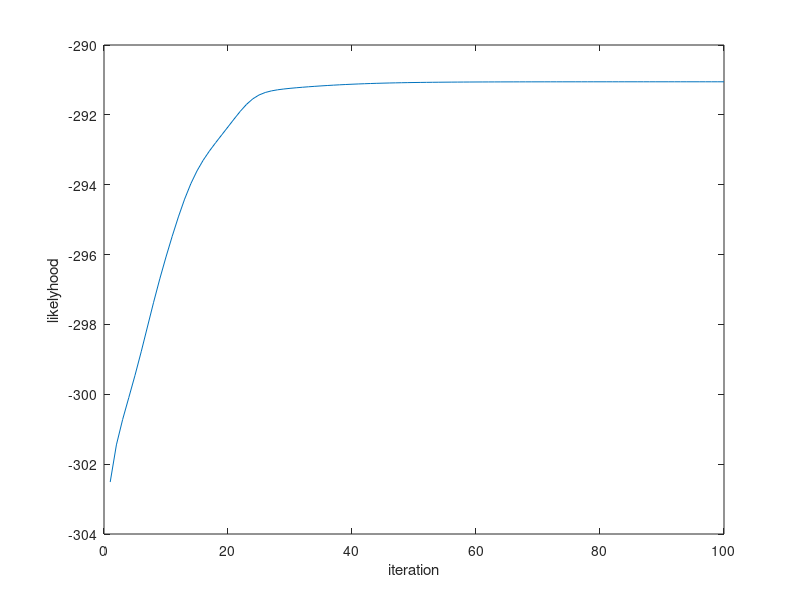

Source code (MATLAB):
clc
clear
mu1=5;
sigma1=2.2;
n1=22;
mu2=10;
sigma2=1.2;
n2=38;
mu3=15;
sigma3=3.8;
n3=40;
r1=normrnd(mu1,sigma1,1,n1);
r2=normrnd(mu2,sigma2,1,n2);
r3=normrnd(mu3,sigma3,1,n3);
R=[r1,r2,r3];
a_test=[0.3,0.3,0.4];
mu_test=[2,6,8];
sigma_test=[1,2,4];
maxgen=100;
for iter=1:maxgen
    for i=1:100
        for lk=1:3
            p(i,lk)=normpdf(R(i),mu_test(lk),sigma_test(lk))*a_test(lk);
            if(lk==3)
                p_condition(i,lk-2)=p(i,lk-2)/sum(p(i,:));
                p_condition(i,lk-1)=p(i,lk-1)/sum(p(i,:));
                p_condition(i,lk)=p(i,lk)/sum(p(i,:));
            end
        end
    end
    a_test(1)=sum(p_condition(:,1))/100;
    a_test(2)=sum(p_condition(:,2))/100;
    a_test(3)=sum(p_condition(:,3))/100;
    mu_test(1)=(R*p_condition(:,1))/sum(p_condition(:,1));
    mu_test(2)=(R*p_condition(:,2))/sum(p_condition(:,2));
    mu_test(3)=(R*p_condition(:,3))/sum(p_condition(:,3));
    sigma_test(1)=sqrt(((R-mu_test(1)).^2*p_condition(:,1))/sum(p_condition(:,1)));
    sigma_test(2)=sqrt(((R-mu_test(2)).^2*p_condition(:,2))/sum(p_condition(:,2)));
    sigma_test(3)=sqrt(((R-mu_test(3)).^2*p_condition(:,3))/sum(p_condition(:,3)));
    L=1;
    for i=1:100
       L=L*(normpdf(R(i), mu_test(1),sigma_test(1))*a_test(1)+normpdf(R(i), mu_test(2),sigma_test(2))*a_test(2)+normpdf(R(i), mu_test(3),sigma_test(3))*a_test(3));
    end
    s(iter)=log(L);
end
a_test
[0.22,0.38,0.40]
mu_test
[mu1,mu2,mu3]
sigma_test
[2.2,1.2,3.8]
plot(1:maxgen,s)
xlabel('iteration')
ylabel('likelyhood')



    